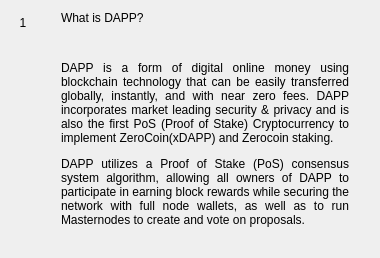
                  <widget class="QWidget" name="widgetFaq1" native="true">
                   <property name="minimumSize">
                    <size>
                     <width>300</width>
                     <height>0</height>
                    </size>
                   </property>
                   <layout class="QHBoxLayout" name="horizontalLayout_1" stretch="0,1">
                    <item alignment="Qt::AlignTop">
                     <widget class="QLabel" name="labelNumber1">
                      <property name="minimumSize">
                       <size>
                        <width>24</width>
                        <height>24</height>
                       </size>
                      </property>
                      <property name="maximumSize">
                       <size>
                        <width>16777215</width>
                        <height>24</height>
                       </size>
                      </property>
                      <property name="text">
                       <string>1</string>
                      </property>
                      <property name="alignment">
                       <set>Qt::AlignCenter</set>
                      </property>
                     </widget>
                    </item>
                    <item>
                     <layout class="QVBoxLayout" name="verticalLayout_61">
                      <property name="leftMargin">
                       <number>20</number>
                      </property>
                      <property name="rightMargin">
                       <number>20</number>
                      </property>
                      <item>
                       <widget class="QLabel" name="labelSubtitle1">
                        <property name="text">
                         <string>What is DAPP?</string>
                        </property>
                        <property name="wordWrap">
                         <bool>true</bool>
                        </property>
                       </widget>
                      </item>
                      <item>
                       <spacer name="verticalSpacer_10">
                        <property name="orientation">
                         <enum>Qt::Vertical</enum>
                        </property>
                        <property name="sizeType">
                         <enum>QSizePolicy::Fixed</enum>
                        </property>
                        <property name="sizeHint" stdset="0">
                         <size>
                          <width>20</width>
                          <height>30</height>
                         </size>
                        </property>
                       </spacer>
                      </item>
                      <item>
                       <widget class="QLabel" name="labelContent1">
                        <property name="text">
                         <string>
                           &lt;html&gt;&lt;head/&gt;&lt;body&gt;&lt;p align=&quot;justify&quot;&gt;
                           DAPP is a form of digital online money using blockchain technology
                           that can be easily transferred globally, instantly, and with near
                           zero fees.  DAPP incorporates market leading security &amp;
                           privacy and is also the first PoS (Proof of Stake) Cryptocurrency
                           to implement ZeroCoin(xDAPP) and Zerocoin staking.
                           &lt;/p&gt;&lt;p align=&quot;justify&quot;&gt;
                           DAPP utilizes a Proof of Stake (PoS) consensus system algorithm,
                           allowing all owners of DAPP to participate in earning block rewards
                           while securing the network with full node wallets, as well as to
                           run Masternodes to create and vote on proposals.
                           &lt;/p&gt;&lt;/body&gt;&lt;/html&gt;
                         </string>
                        </property>
                        <property name="alignment">
                         <set>Qt::AlignLeading|Qt::AlignLeft|Qt::AlignTop</set>
                        </property>
                        <property name="wordWrap">
                         <bool>true</bool>
                        </property>
                       </widget>
                      </item>
                      <item>
                       <spacer name="verticalSpacer_11">
                        <property name="orientation">
                         <enum>Qt::Vertical</enum>
                        </property>
                        <property name="sizeHint" stdset="0">
                         <size>
                          <width>20</width>
                          <height>20</height>
                         </size>
                        </property>
                       </spacer>
                      </item>
                     </layout>
                    </item>
                   </layout>
                  </widget>
